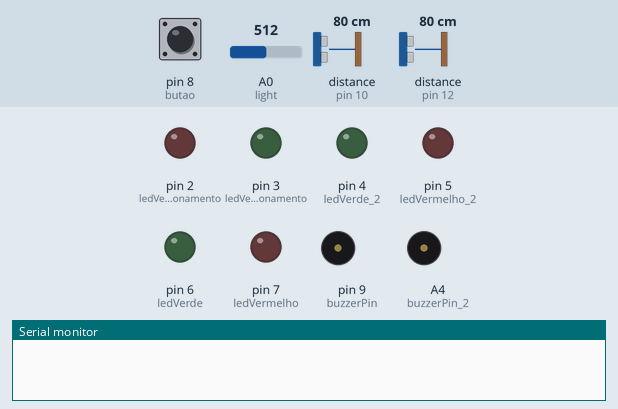
Simulated run of this sketch. Board: Arduino Uno, built with avr-gcc and run on an emulated ATmega328P. Parts: output pins drawn as LEDs (lit = HIGH), buzzer (waves = sounding, pin HIGH), the last lines printed to the serial monitor. Inputs (shaded band) come from the test bench; at power-on: A0 (light) = 512, distance to the obstacle (sensors on pin 10, pin 12) 80 cm, pin 8 (butao) HIGH. The echo pulse lasts 58.3 µs per cm; pins used as bus, display or sensor lines are not drawn.

Above: at 1.2 s.
1.3 s: A0 (light) set to 589
4.3 s: A0 (light) set to 616
At 7.1 s:
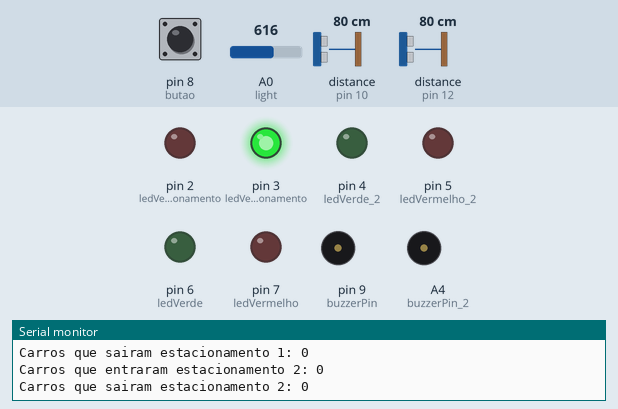
7.3 s: A0 (light) set to 590
At 9.4 s:
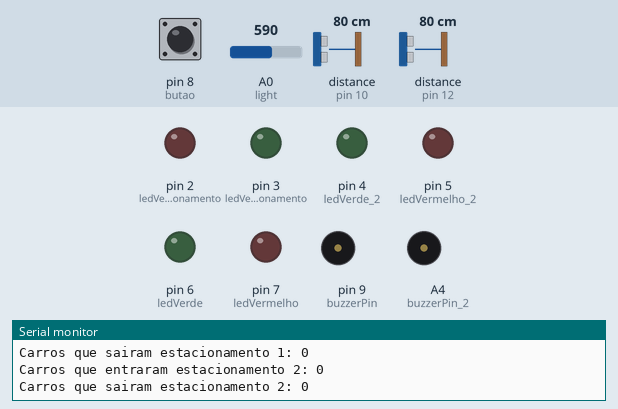
10.0 s: A0 (light) set to 610
At 12.8 s:
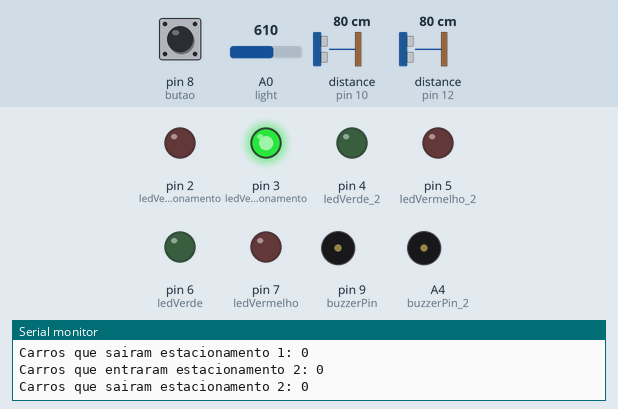
13.0 s: distance to the obstacle (sensor on pin 10) set to 96 cm
15.3 s: distance to the obstacle (sensor on pin 10) set to 105 cm
At 17.0 s:
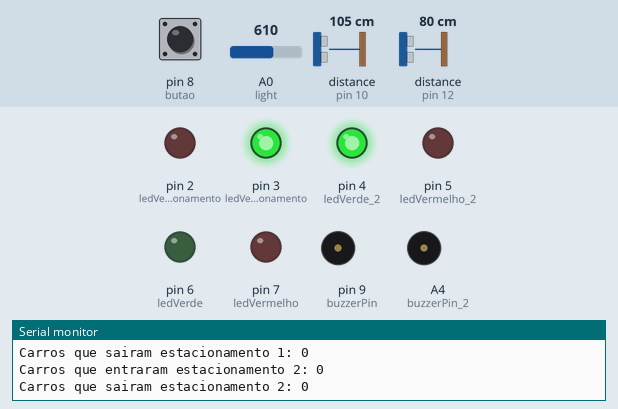
Timing chart, 0 to 18.5 s (numbered marks = the images above; inputs shaded):
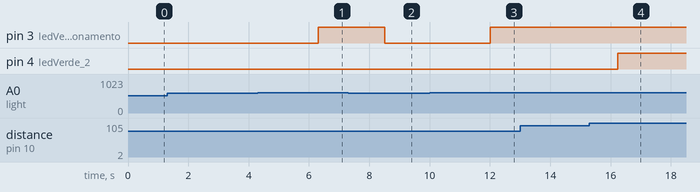

The sketch:

trabalho_tac.ino
```cpp
const int ledVermelho = 7;
const int ledVerde = 6;
const int ledVermelho_2 = 5;
const int ledVerde_2 = 4;
const int ledVerde_estacionamento = 3;
const int ledVermelho_estacionamento = 2;
const int trigPin = 13;
const int trigPin_2 = 11;
const int echoPin_2 = 10;
const int echoPin = 12;
const int buzzerPin = 9;
const int buzzerPin_2 = A4;
const int butao = 8;
const int light = A0;
int utilizador = 0;
int total_lugarVerde = 0;
int total_lugarVermelho = 0;
int total_lugarVerde_2 = 0;
int total_lugarVermelho_2 = 0;
int lugares_disponiveis = 2;
int button_State = 0;
int total_carros_entram_estacionamento1 = 0;
int total_carros_saem_estacionamento1 = 0;
int total_carros_entram_estacionamento2 = 0;
int total_carros_saem_estacionamento2 = 0;
int carro_status = 1; // 1 = entrar estacionamento 2 = sair
int carro_status2 = 1; // 1 = entrar estacionamento 2 = sair
int luz;
int ocupado_estacionamento2 = 0;
int ocupado_estacionamento1 = 0;
int distancia_carrosair = 100;
int distancia_carroentrar = 50;
int distancia_buzzer = 20;
int delay_buzzer = 3000;
void setup() {
  Serial.begin(9600);
  pinMode(ledVermelho, OUTPUT);
  pinMode(ledVerde, OUTPUT);
  pinMode(ledVermelho_2, OUTPUT);
  pinMode(ledVerde_2, OUTPUT);
  pinMode(ledVermelho_estacionamento, OUTPUT);
  pinMode(ledVerde_estacionamento, OUTPUT);
  pinMode(trigPin_2, OUTPUT);
  pinMode(echoPin_2, INPUT);
  pinMode(trigPin, OUTPUT);
  pinMode(echoPin, INPUT);
  pinMode(buzzerPin, OUTPUT);
  pinMode(buzzerPin_2, OUTPUT);
  pinMode(butao, INPUT_PULLUP);
}

void loop() {
  int button_State = digitalRead(butao);
  int luz = analogRead(light);
  if (luz < 600) {
    digitalWrite(ledVermelho_estacionamento, LOW);
    digitalWrite(ledVerde_estacionamento, LOW);
    digitalWrite(ledVerde, LOW);
    digitalWrite(ledVermelho, LOW);
    digitalWrite(ledVermelho_2, LOW);
    digitalWrite(ledVerde_2, LOW);
  } else {
    if (button_State == LOW) {
      if (lugares_disponiveis == 0) {
        Serial.println("Sem lugares de estacionamento");
      } else {
        Serial.print("Utilizador: ");
        Serial.print(++utilizador);
        Serial.print(", existe ");
        Serial.print(lugares_disponiveis);
        Serial.println(" lugar disponivel");
      }
    }

    delay(1000);

    digitalWrite(trigPin, LOW);
    delayMicroseconds(2);
    digitalWrite(trigPin, HIGH);
    delayMicroseconds(10);
    digitalWrite(trigPin, LOW);
    float duration = pulseIn(echoPin, HIGH);
    float distancia = (duration * 0.0343) / 2;
    delay(500);

    digitalWrite(trigPin_2, LOW);
    delayMicroseconds(2);
    digitalWrite(trigPin_2, HIGH);
    delayMicroseconds(10);
    digitalWrite(trigPin_2, LOW);
    float duration_2 = pulseIn(echoPin_2, HIGH);
    float distancia_2 = (duration_2 * 0.0343) / 2;
    delay(500);

    if (distancia < distancia_buzzer) {
      digitalWrite(buzzerPin, HIGH);
      delay(delay_buzzer);
      digitalWrite(buzzerPin, LOW);
    }

    if (distancia_2 < distancia_buzzer) {
      digitalWrite(buzzerPin_2, HIGH);
      delay(delay_buzzer);
      digitalWrite(buzzerPin_2, LOW);
    }


    if (distancia > distancia_carrosair && carro_status == 1) {

      total_carros_saem_estacionamento1++;
      carro_status = 2;
      digitalWrite(ledVerde,HIGH);
      digitalWrite(ledVermelho,LOW);
      ocupado_estacionamento1 = 0;
      delay(1000);
    }

    if (distancia_2 > distancia_carrosair && carro_status2 == 1) {
      total_carros_saem_estacionamento2++;
      carro_status2 = 2;
      digitalWrite(ledVerde_2,HIGH);
      digitalWrite(ledVermelho_2,LOW);
      ocupado_estacionamento2 = 0;
      delay(1000);
    }
    if (distancia < distancia_carroentrar && carro_status == 2) {
      digitalWrite(ledVermelho, HIGH);
      digitalWrite(ledVerde, LOW);
      carro_status = 1;
      total_carros_entram_estacionamento1++;
      ocupado_estacionamento1 = 1;
    }

    if (distancia_2 < distancia_carroentrar && carro_status2 == 2) {
      digitalWrite(ledVermelho_2, HIGH);
      digitalWrite(ledVerde_2, LOW);
      carro_status2 = 1;
      ocupado_estacionamento2 = 1 ;
      total_carros_entram_estacionamento2++;
    }

    lugares_disponiveis = 2 - ocupado_estacionamento1  - ocupado_estacionamento2 ;

    if (lugares_disponiveis > 0) {
      digitalWrite(ledVerde_estacionamento, HIGH);
      digitalWrite(ledVermelho_estacionamento, LOW);
    } else {
      digitalWrite(ledVerde_estacionamento, LOW);
      digitalWrite(ledVermelho_estacionamento, HIGH);
    }

    Serial.print("Carros que entraram estacionamento 1: ");
    Serial.println(total_carros_entram_estacionamento1);
    Serial.print("Carros que sairam estacionamento 1: ");
    Serial.println(total_carros_saem_estacionamento1);
    Serial.print("Carros que entraram estacionamento 2: ");
    Serial.println(total_carros_entram_estacionamento2);
    Serial.print("Carros que sairam estacionamento 2: ");
    Serial.println(total_carros_saem_estacionamento2);
  }
}
```

Measured:
- the behaviour switches between 599 and 600 on A0 (light) (found by bisection; images 0 and 1)
- the behaviour switches between 100 and 101 cm on distance to the obstacle (sensor on pin 10) (found by bisection; images 3 and 4)
- after the input at 1.3 s, every drawn part: stays the same
- after the input at 4.3 s, pin 3 (ledVerde_estacionamento): LOW → HIGH after 2.0 s
- after the input at 7.3 s, pin 3 (ledVerde_estacionamento): HIGH → LOW after 1.2 s
- after the input at 10.0 s, pin 3 (ledVerde_estacionamento): LOW → HIGH after 2.0 s
- after the input at 15.3 s, pin 4 (ledVerde_2): LOW → HIGH after 0.93 s
